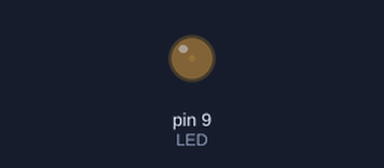
Simulated run of this sketch. Board: Arduino Uno, built with avr-gcc and run on an emulated ATmega328P. On the bench: output pins drawn as LEDs (lit = HIGH).

Above: at 0.05 s.
At 1.15 s:
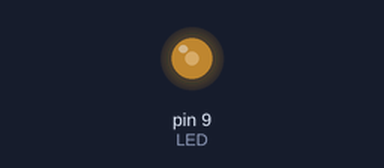
At 2.3 s:
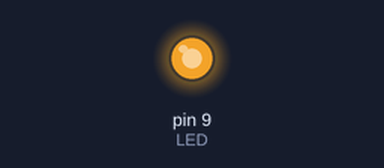
At 4.6 s:
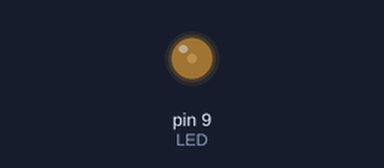
Timing chart, 0 to 6.7 s (numbered marks = the images above):
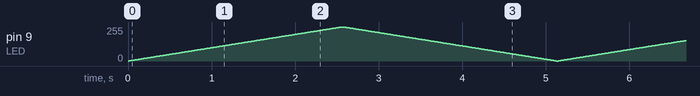

The sketch:

sketch_jul07a.ino
```cpp
const int LED = 9;

void setup()
{
  pinMode (LED, OUTPUT);
}

void loop()
{
  for(int i=0; i<256; i++)
  {
    analogWrite(LED, i);
    delay(10);
  }
    for(int i=256; i>=0; i--)
  {
    analogWrite(LED, i);
    delay(10);
  }
}
```
